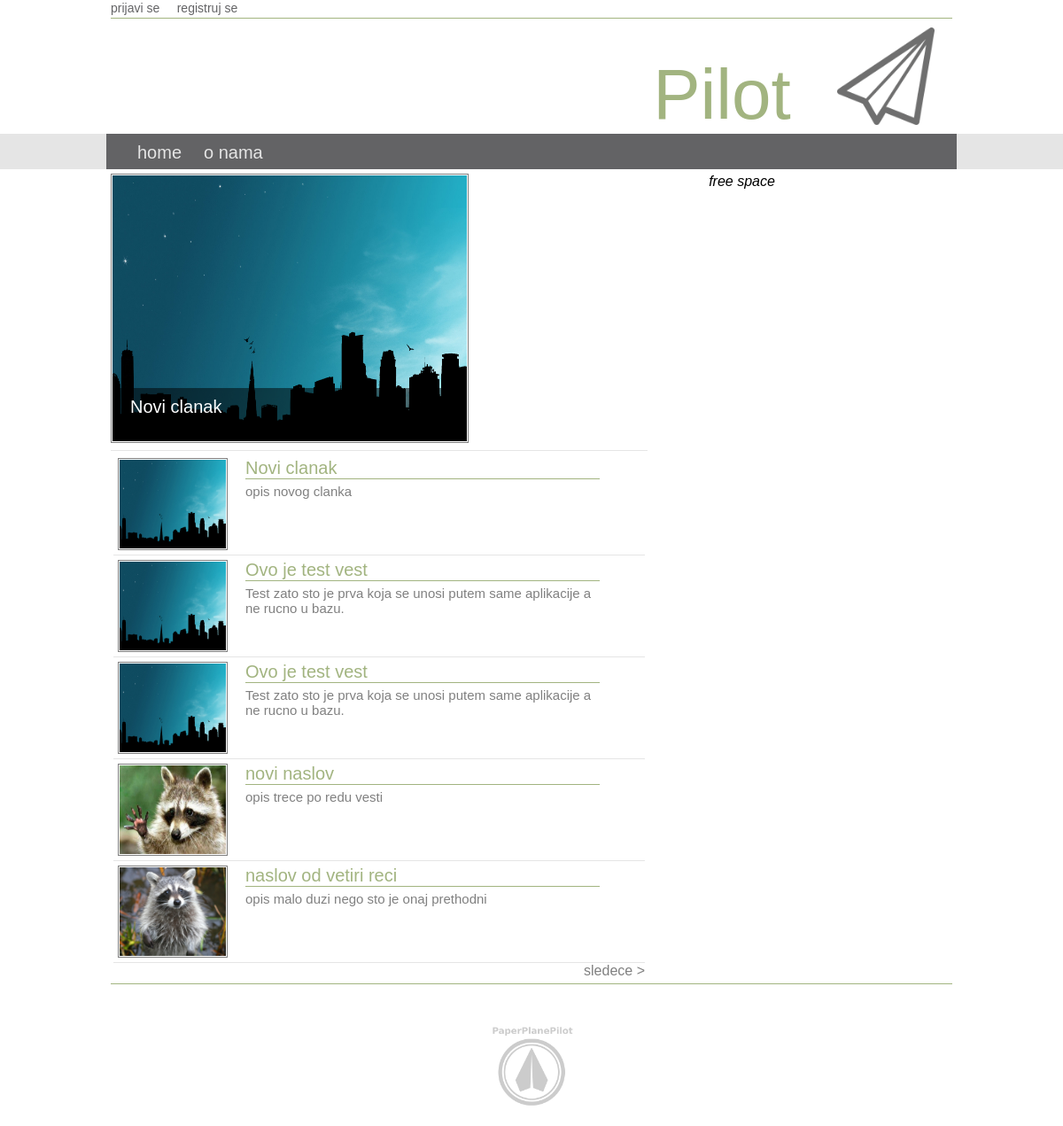
The page / on the database its author committed.
### tables this page shows
CREATE TABLE IF NOT EXISTS `clanak` (
  `id` int(12) NOT NULL AUTO_INCREMENT,
  `id_korisnik` int(12) NOT NULL,
  `id_kategorija` int(12) NOT NULL,
  `naslov` text NOT NULL,
  `opis` text NOT NULL,
  `tekst` text NOT NULL,
  `slika` text NOT NULL,
  `vreme` timestamp NOT NULL DEFAULT CURRENT_TIMESTAMP ON UPDATE CURRENT_TIMESTAMP,
  PRIMARY KEY (`id`),
  KEY `id_korisnik` (`id_korisnik`,`id_kategorija`),
  KEY `id_kategorija` (`id_kategorija`)
);

### model/DB_DAO/Broker_baze.php (called while the page is built, shortened)
<?php
class Broker{
	private $mysqli;
	private $adresa_db="localhost";
	private $korisnik_db="root";
	private $lozinka_db="";
	private $ime_db="pilot";
	public function __construct(){
		$this->mysqli=new mysqli($this->adresa_db,$this->korisnik_db,$this->lozinka_db,$this->ime_db);
	}
	public function vratiRedove($tabela,$kolone,$uslov,$poredak,$limit) {
		$upit="SELECT $kolone FROM $tabela";
		if(!empty($poredak)) $upit=$upit." ORDER BY $poredak";
		if(!empty($limit)) $upit=$upit." LIMIT $limit";
		$rezultat=$this->mysqli->query($upit);
		if($rezultat==false){
			return 0;
		} else {
			$br_redova=$rezultat->num_rows;
			if($br_redova==0){
				return 0;
			} else {
				while($red=$rezultat->fetch_assoc()) {
				$redovi[]=$red;
				}
				return $redovi;
			}
		}
	}
	public function brojRedova($tabela,$kolona,$uslov=""){
		$upit="SELECT COUNT({$kolona}) as broj FROM {$tabela}";
		$broj_redova=$this->mysqli->query($upit);
		$rez=$broj_redova->fetch_assoc();
		return $rez['broj'];
	}
}
?>

### model/DB_DAO/Clanak.php (called while the page is built, shortened)
<?php
class Clanak{
	private $broker;
	private $tabela="clanak";
	public function __construct($broker){
		$this->broker=$broker;
	}
	public function limitClanci($pag,$korak,$kljuc="",$vrednost=""){
		$kolone="*";
		$uslov="";
		$pocetak=$pag*$korak;
		$poredak="id DESC";
		$limit="{$pocetak} , {$korak}";
		$rezultat=$this->broker->vratiRedove($this->tabela,$kolone,$uslov,$poredak,$limit);
		return $rezultat;
	}
	public function brojanjeClanaka($uslov=""){
		$kolona="id";
		$rezultat=$this->broker->brojRedova($this->tabela,$kolona,$uslov);
		return $rezultat;
	}
}
?>

### view/pocetna.php (the view, shortened to what this page needs)
<div>
	<div style='min-height:309px;overflow:hidden;'>
		<div style='float:left;width:50%;height:300px;'>
			<div id='galerija' style='position:relative;border:1px solid gray;width:400px;height:300px;padding:1px;margin-left:0px;'>
				<?php
					if(isset($clanci['clanci']) && $clanci['clanci']!=0){
						foreach($clanci['clanci'] as $clanak){
							echo "<div style='position:absolute;width:400px;height:300px;'><img style='width:400px;height:300px;' src='".$clanak['slika']."' /><div class='naslov'>".$clanak['naslov']."</div></div>";
						}
					}
				?>
			</div>
		</div>
		<div style='float:right;width:50%;height:300px;text-align:center;'><i>free space</i></div>
	</div>
	<div>
		<div id='clanci_lista' style='width:600px;padding:3px;margin-top:3px;'>
		<?php
				if(isset($clanci['clanci']) && $clanci['clanci']!=0){
					foreach($clanci['clanci'] as $clanak){
						echo  <<<EOT
						<div class='clanak'>
							<div class='clanak_slika'>
								<img src='{$clanak['slika']}'>
							</div>
							<div class='clanak_tekst'>
								<div class='clanak_naslov'>{$clanak['naslov']}</div>
								<div class='clanak_opis'>{$clanak['opis']}</div>
							</div>
						</div>
EOT;
					}
				}
				$paginacija='';
				if($clanci['pag']<($clanci['pags']-1)){
					$paginacija.='<a class="fdesno linkovi" href="/pilot/home/'.($clanci['pag']+1).'">sledece ></a>';
				}
				echo $paginacija;
		?>
		</div>
	</div>
</div>

### index.php (shortened to what this page needs)
<?php
$zahtev['metoda']=$_SERVER['REQUEST_METHOD'];
$zahtev['putanja']=$_SERVER['REQUEST_URI'];
if($zahtev['metoda']=='GET'){
    switch($zahtev['putanja']){
		case "/pilot/": require_once(CONTROL_ABS.'HomePrikazivac.php');
						HomePrikazivac::formirajStranicu($config); break;
	}
}
?>

### control/HomePrikazivac.php (shortened to what this page needs)
<?php
require(CONTROL_ABS.'Prikazivac.php');
class HomePrikazivac extends Prikazivac{
	static function formirajStranicu($config){
		$meni=self::definisiMeni();
		$stilovi=static::listaStilova();
		$sesija=self::definisiSesiju();
		$clanci=static::listaClanaka();
		$nalog_meni=self::nalogMeni($sesija);
		require_once(VIEW_ABS.'template.php');
	}
	static function listaStilova(){
		$stilovi="<link rel='stylesheet' type='text/css' href='".CSS_ROOT."galerija.css'>";
		return $stilovi;
	}
	static function listaClanaka(){
		require_once(MODEL_ABS.'DB_DAO/Broker_baze.php');
		require_once(MODEL_ABS.'DB_DAO/Clanak.php');
		$broker=new Broker();
		$clanak=new Clanak($broker);
		(isset($_GET['pag'])) ? $pag=$_GET['pag'] : $pag=0;
		(isset($_GET['korak'])) ? $korak=$_GET['korak'] : $korak=5;
		$rezultat['clanci']=$clanak->limitClanci($pag,$korak);
		$br_clanaka=$clanak->brojanjeClanaka();
		$rezultat['pags']=ceil($br_clanaka/$korak);
		$rezultat['pag']=$pag;
		return $rezultat;
	}
}
?>

### control/Prikazivac.php (shortened to what this page needs)
<?php
class Prikazivac{
	static function definisiSesiju(){
		isset($_SESSION['id']) ? $sesija['id']=$_SESSION['id'] : $sesija['id']=null;
		isset($_SESSION['kor_ime']) ? $sesija['kor_ime']=$_SESSION['kor_ime'] : $sesija['kor_ime']=null;
		isset($_SESSION['pravo']) ? $sesija['pravo']=$_SESSION['pravo'] : $sesija['pravo']=null;
		return $sesija;
	}
	static function nalogMeni($sesija){
		$meni="";
		($sesija['id']!=null) ? $meni.="<a class='stavka_nalog_menija' href='/pilot/odjavljivanje'>odjavi se [ ".$sesija['kor_ime']." ]</a><a class='stavka_nalog_menija' href='/pilot/profil'>profil</a>" :
									  $meni.="<a class='stavka_nalog_menija' href='/pilot/prijavljivanje'>prijavi se</a>
											<a class='stavka_nalog_menija' href='/pilot/registracija'>registruj se</a>";
		return $meni;
	}
}
?>

### view/template.php (shortened to what this page needs)
<!DOCTYPE html>
<html>
	<head>
		<link rel="stylesheet" type="text/css" href='<?php echo CSS_ROOT ?>stil.css'>
		<?php if(isset($stilovi)) echo $stilovi; ?>
	</head>
	<body>
		<div id='sektor_prvi' class='sektor'>
			<div id='ceona_linija'><?php echo $nalog_meni ?></div>
			<div id='zaglavlje'><span><?php echo $config['ime_sajta'] ?></span><img src='<?php echo IMG_ROOT ?>pplogo.png' /></div>
		<div>
		<div id='sektor_drugi' class='sektor'>
			<div id='meni'>
				<?php
					if(isset($meni))
					foreach($meni as $stavka_menija){
						echo "<a class='stavka_menija' href='{$stavka_menija['link']}'>{$stavka_menija['naziv']}</a>";
					}
				?>
			</div>
		</div>
		<div id='sektor_treci' class='sektor'>
			<div id='sadrzaj'><?php include($sadrzaj) ?></div>
		</div>
		<div id='sektor_cetvrti' class='sektor'>
			<div id='futer'><img src='<?php echo IMG_ROOT ?>ppp.png' /></div>
		</div>
	</body>
</html>

### css/stil.css (style rules this page uses)
body { margin:0;font-family: Arial, Helvetica, sans-serif;background-color: }
#meni { background-color:#636365; height:40px; padding-left:10px; margin-left:auto; margin-right:auto; width:950px; }
#ceona_linija { height:20px; margin-left:auto; margin-right:auto; margin-bottom:10px; width:950px; border-bottom:1px solid #a2b480; }
#zaglavlje { height:120px; margin-left:auto; margin-right:auto; width:950px; text-align:center; }
#zaglavlje img { float:right; margin-right:20px; height:110px; opacity:0.7; }
#zaglavlje span { display:inline-block; margin-top:30px; margin-left:560px; font-size:80px; color:#a2b480; }
#futer { height:150px; bottom:0px; border-top:1px solid #a2b480; margin-left:auto; margin-right:auto; width:950px; //background:#636365; }
#futer IMG { width:120px; position:relative; left:50%; margin-left:-60px; top:40px; opacity:0.2; }
#sadrzaj { min-height:300px; padding:5px; overflow:hidden; margin-left:auto; margin-right:auto; width:950px; }
#sektor_drugi { background:#e5e5e5; }
#sektor_cetvrti { //background:#e5e5e5; }
.stavka_menija { color:#e5e5e5; font-size:20px; margin-left:25px; display: inline-block; margin-top:10px; cursor:pointer; text-decoration:none; }
.stavka_nalog_menija { color:#636365; text-decoration:none; font-size:14px; margin-right:15px; }
.sektor { width:100%; }
.fdesno { float:right; }
.linkovi { text-decoration:none; color:gray; }

### css/galerija.css (style rules this page uses)
.aktivno { z-index:123; }
.naslov { position:absolute; bottom:0px;left:0px;right:0px; background:rgba(0,0,0,0.5); color:white; //opacity:0.5; height:50px; padding-left:20px; padding-top:10px; font-size:20px; overflow:hidden; padding-right:5px; }

### view/pocetna.php (style rules this page uses)
.clanak { min-height:102px; overflow:hidden; border-bottom:1px solid #e5e5e5; padding:5px; }
.clanak_slika { float:left; width:120px;height:100px; border:1px solid gray; padding:1px;overflow:hidden; }
.clanak_slika IMG { width:120px;height:100px; }
.clanak_tekst { width:400px; float:left; margin-left:20px; margin-right:0px; }
.clanak_naslov { border-bottom:1px solid #a2b480; color:#a2b480;font-size:20px; }
.clanak_opis { font-size:15px; color:gray; margin-top:5px;margin-bottom:5px;margin-right:5px; }
#clanci_lista { border-top:1px solid #e5e5e5; }

### rows shown on the page
clanak: slika (picture), naslov "Novi clanak", opis "opis novog clanka"
clanak: slika (picture), naslov "Ovo je test vest", opis "Test zato sto je prva koja se unosi putem same aplikacije a ne rucno u bazu."
clanak: slika (picture), naslov "Ovo je test vest", opis "Test zato sto je prva koja se unosi putem same aplikacije a ne rucno u bazu."
clanak: slika (picture), naslov "novi naslov", opis "opis trece po redu vesti"
clanak: slika (picture), naslov "naslov od vetiri reci", opis "opis malo duzi nego sto je onaj prethodni"

### other values the page prints
$config['ime_sajta'] "Pilot"
$stavka_menija['naziv'] "home"
$stavka_menija['naziv'] "o nama"
